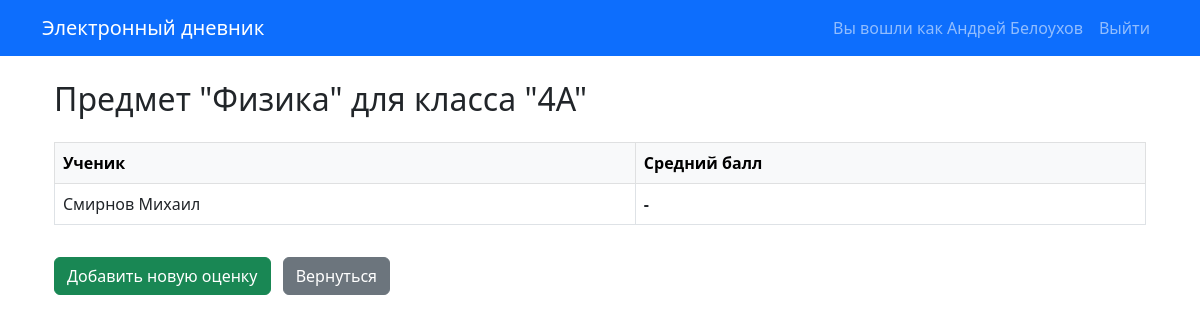
Screenshot of /subject/2/4А/ (signed in) with the database file from the repository.
### diary/models.py (models this page shows, shortened)
class Subject(models.Model):
    name = models.CharField(max_length=100)

class Student(models.Model):
    first_name = models.CharField(max_length=50)
    last_name = models.CharField(max_length=50)
    student_class = models.CharField(max_length=5)
    date_of_birth = models.DateField(null=True, blank=True)

### diary/views.py (the view, shortened to what this page needs)
class SubjectClassDetailView(LoginRequiredMixin, TemplateView):
    template_name = "diary/subject_class.html"
    def get_context_data(self, **kwargs):
        context = super().get_context_data(**kwargs)
        subject_id = self.kwargs.get("subject_id")
        student_class = self.kwargs.get("student_class")
        teacher = self.request.user
        subject_obj = get_object_or_404(Subject, id=subject_id)
        students = list(
            Student.objects.filter(student_class=student_class).order_by(
                "last_name", "first_name"
            )
        )
        grades_qs = Grade.objects.filter(
            teacher=teacher, subject=subject_obj, student__student_class=student_class
        )
        dates = list(
            grades_qs.values_list("date", flat=True).distinct().order_by("date")
        )
        grade_map = {}
        for grade in grades_qs:
            key = (grade.student.id, grade.date)
            grade_map[key] = grade
        rows = []
        for student in students:
            row = {"student": student, "grades": [], "grade_pairs": [], "average": None}
            sum_grades = 0
            count_grades = 0
            grade_list = []
            row["grades"] = grade_list
            row["grade_pairs"] = list(zip(dates, grade_list))
            row["average"] = (
                round(sum_grades / count_grades, 2) if count_grades else "-"
            )
            rows.append(row)
        context["subject"] = subject_obj
        context["student_class"] = student_class
        context["dates"] = dates
        context["rows"] = rows
        return context

### diary/templates/diary/subject_class.html (shortened to what this page needs)
{% extends 'base.html' %}
{% block content %}
<div class="container my-4">
  <h2 class="mb-4">Предмет "{{ subject.name }}" для класса "{{ student_class }}"</h2>
  <div class="table-responsive">
    <table class="table table-bordered table-hover">
      <thead class="table-light">
        <tr>
          <th>Ученик</th>
          <th>Средний балл</th>
        </tr>
      </thead>
      <tbody>
        {% for row in rows %}
        <tr>
          <td>{{ row.student.last_name }} {{ row.student.first_name }}</td>
          <td class="fw-bold">{{ row.average }}</td>
        </tr>
        {% endfor %}
      </tbody>
    </table>
  </div>
  <div class="mt-3">
    <a href="{% url 'grade_create_generic' subject_id=subject.id student_class=student_class %}" class="btn btn-success me-2">Добавить новую оценку</a>
    <a href="{% url 'teacher-dashboard' %}" class="btn btn-secondary">Вернуться</a>
  </div>
</div>
{% endblock %}

### diary/templates/base.html (shortened to what this page needs)
<!DOCTYPE html>
<html lang="ru">
<head>
  <link href="https://cdn.jsdelivr.net/npm/bootstrap@5.3.0/dist/css/bootstrap.min.css" rel="stylesheet">
</head>
<body>
  <nav class="navbar navbar-expand-lg navbar-dark bg-primary">
    <div class="container">
      <a class="navbar-brand" href="{% url 'teacher-dashboard' %}">Электронный дневник</a>
      <div class="collapse navbar-collapse" id="navbarContent">
        <ul class="navbar-nav ms-auto mb-2 mb-lg-0">
          {% if user.is_authenticated %}
            <li class="nav-item">
              <span class="nav-link">Вы вошли как {{ user.get_full_name }}</span>
            </li>
            <li class="nav-item">
              <form action="{% url 'logout' %}" method="post" class="d-inline">
                <button type="submit" class="btn btn-link nav-link">Выйти</button>
              </form>
            </li>
          {% else %}
            <li class="nav-item">
              <a class="nav-link" href="{% url 'login' %}">Войти</a>
            </li>
          {% endif %}
        </ul>
      </div>
    </div>
  </nav>
  <div class="container mt-4">
    {% block content %}
    {% endblock %}
  </div>
</body>
</html>

### rows the page displays
Subject: name "Физика"
Student: student.last_name "Смирнов", student.first_name "Михаил", average "-"

### other values shown
{{ user.get_full_name }} "Андрей Белоухов"
{{ student_class }} "4А"
